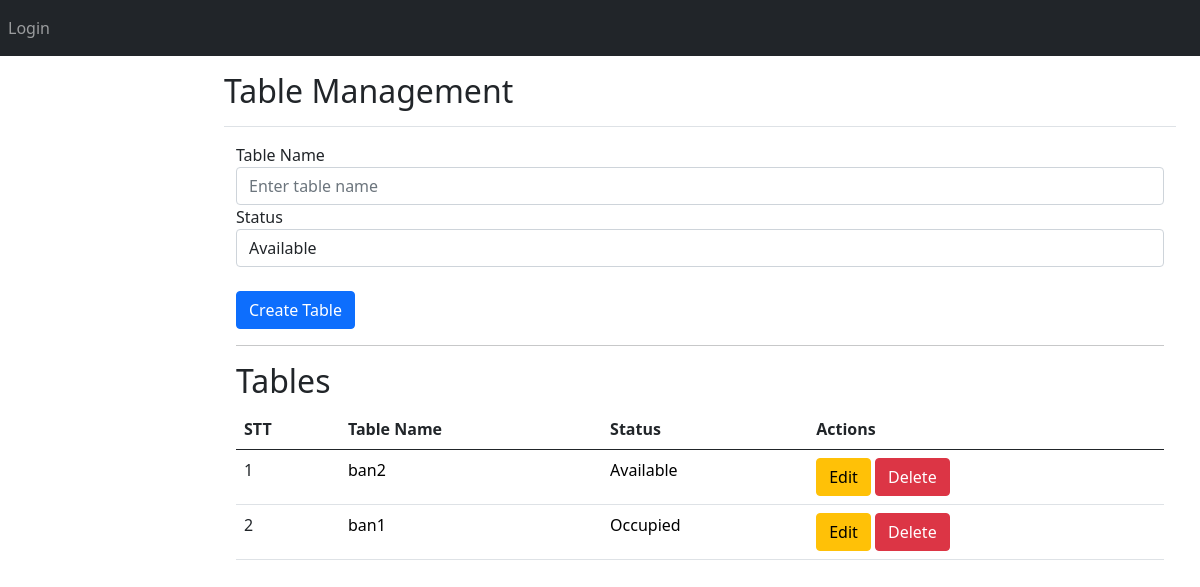
Page /tables on the committed database.
### backend/models.py (models this page shows, shortened)
class Table(db.Model):
    id = db.Column(db.Integer, primary_key=True)
    name = db.Column(db.String(100))
    status = db.Column(db.Boolean, default=True)

### backend/table.py (the view, shortened to what this page needs)
@table.route('/tables', methods=['GET', 'POST'])
def manage_tables():
    table = Table.query.all()
    return render_template('table.html', table=table, user=current_user)

### backend/templates/table.html (shortened to what this page needs)
{% extends "base.html" %}
{% block content %}
<main class="col-md-9 ms-sm-auto col-lg-10 px-md-4">
    <div class="d-flex justify-content-between flex-wrap flex-md-nowrap align-items-center pt-3 pb-2 mb-3 border-bottom">
        <h1 class="h2">Table Management</h1>
    </div>
    <div class="container">
        <form method="post" action="{{ url_for('table.manage_tables') }}">
            <div class="form-group">
                <label for="name">Table Name</label>
                <input type="text" class="form-control" id="name" name="name" placeholder="Enter table name" required>
            </div>
            <div class="form-group">
                <label for="status">Status</label>
                <select class="form-control" id="status" name="status" required>
                    <option value="true">Available</option>
                </select>
            </div>
            <br>
            <button type="submit" class="btn btn-primary">Create Table</button>
        </form>
        <hr>
        <h2>Tables</h2>
        <table class="table">
            <thead>
                <tr>
                    <th>STT</th>
                    <th>Table Name</th>
                    <th>Status</th>
                    <th>Actions</th>
                </tr>
            </thead>
            <tbody>
                {% if table %}
                    {% for table in table %}
                    <tr>
                        <td>{{ loop.index }}</td>
                        <td>
                            <span class="table-info"> {{ table.name }}</span>
                        </td>
                        <td>
                            <span class="table-info"> {{ 'Available' if table.status else 'Occupied' }}</span>
                        </td>
                        <td>
                            <button class="btn btn-warning edit-btn" onclick="editTable(this, '{{ table.id }}')">Edit</button>
                            <button class="btn btn-danger" onclick="deleteTable('{{ table.id }}')">Delete</button>
                        </td>
                    </tr>
                    {% endfor %}
                {% else %}
                    <p>No tables found.</p>
                {% endif %}
            </tbody>
        </table>
    </div>
</main>
</div>
{% endblock %}

### rows in the picture
Table: name "ban2", status "Available"
Table: name "ban1", status "Occupied"
